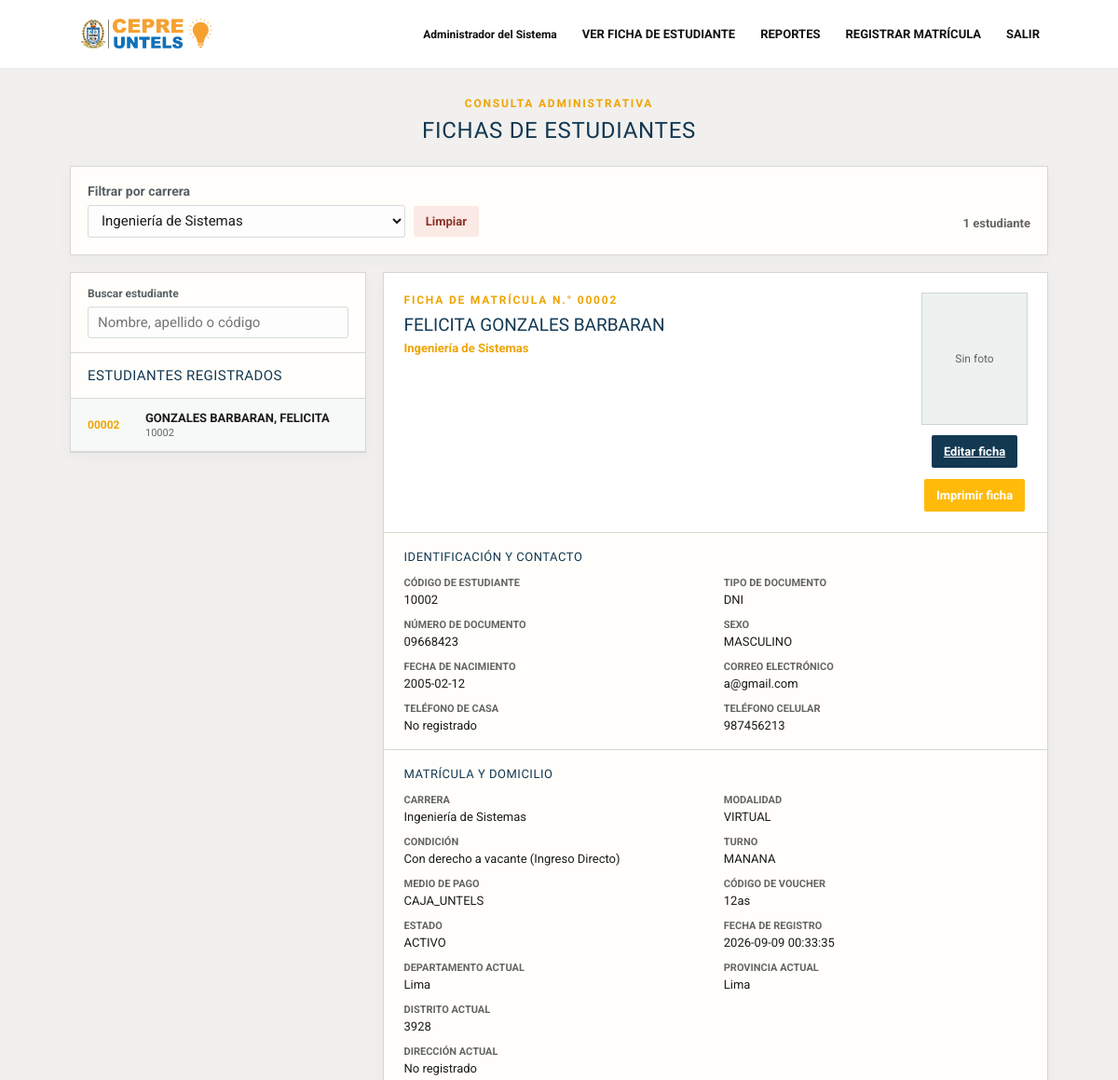
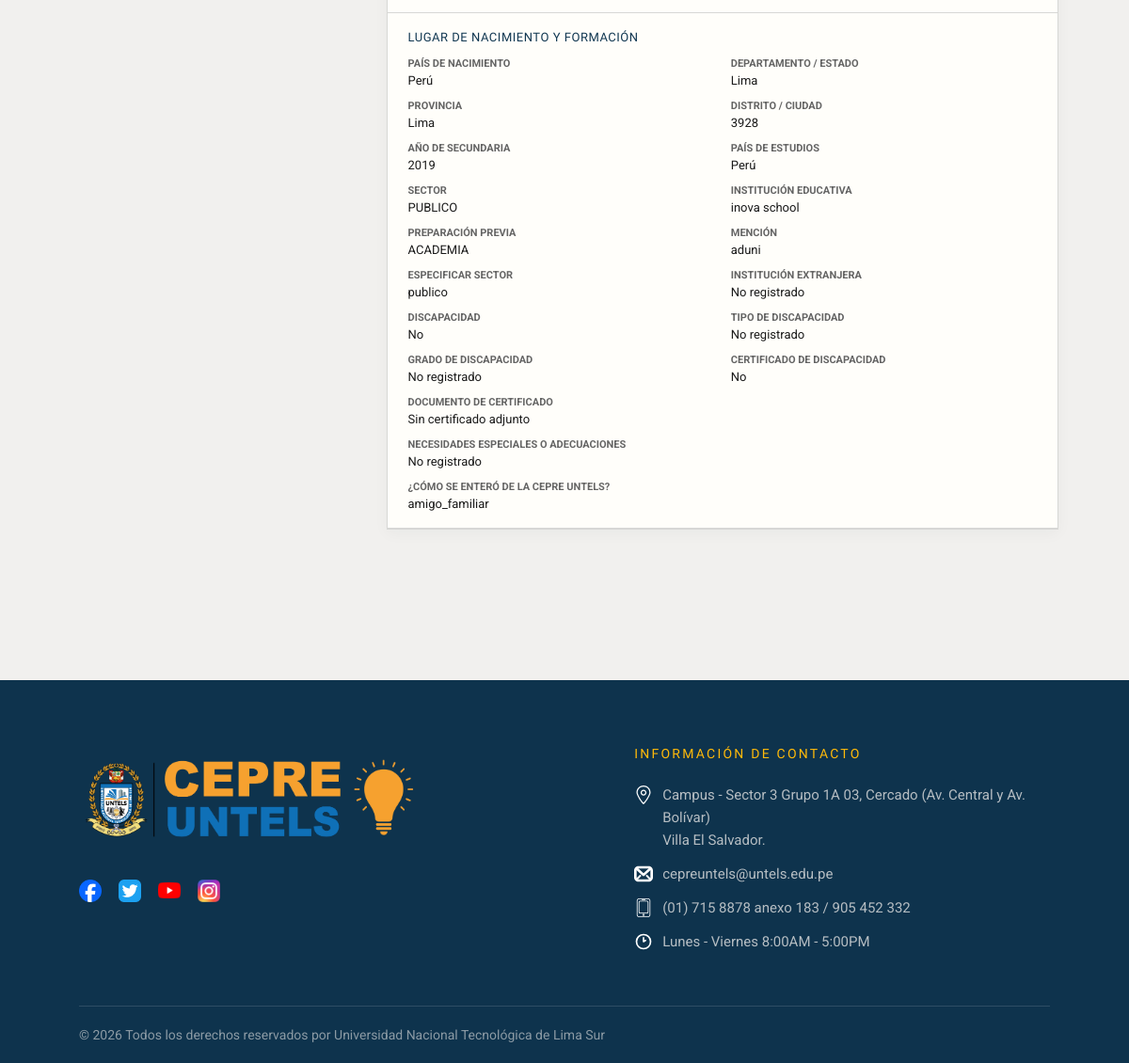
Screenshot of /public/fichas.php?carrera_id=1&matricula_id=2 (signed in) with the database file from the repository (2 pictures, top to bottom).
### tables this page shows
CREATE TABLE `matriculas` (
  `id` bigint(20) UNSIGNED NOT NULL,
  `numero` varchar(30) NOT NULL,
  `estudiante_id` int(11) NOT NULL,
  `periodo_id` smallint(5) UNSIGNED NOT NULL,
  `condicion_id` tinyint(3) UNSIGNED NOT NULL,
  `turno_id` tinyint(3) UNSIGNED NOT NULL,
  `modalidad_clase_id` tinyint(3) UNSIGNED NOT NULL,
  `carrera_id` int(11) NOT NULL,
  `medio_pago` varchar(30) DEFAULT NULL,
  `codigo_voucher` varchar(50) DEFAULT NULL,
  `estado` enum('BORRADOR','PENDIENTE','OBSERVADA','CONFIRMADA','ANULADA') NOT NULL DEFAULT 'BORRADOR',
  `fecha_registro` datetime NOT NULL DEFAULT current_timestamp(),
  `observaciones` varchar(500) DEFAULT NULL
);

CREATE TABLE `estudiantes` (
  `id_estudiante` int(11) NOT NULL,
  `numero_matricula` varchar(10) NOT NULL,
  `codigo_estudiante` varchar(20) DEFAULT NULL,
  `apellido_paterno` varchar(50) NOT NULL,
  `apellido_materno` varchar(50) NOT NULL,
  `nombres` varchar(100) NOT NULL,
  `tipo_documento` enum('DNI','CE','PASAPORTE') DEFAULT 'DNI',
  `numero_documento` varchar(20) NOT NULL,
  `sexo` enum('MASCULINO','FEMENINO') NOT NULL,
  `fecha_nacimiento` date NOT NULL,
  `email` varchar(100) NOT NULL,
  `telefono_casa` varchar(15) DEFAULT NULL,
  `telefono_celular` varchar(15) NOT NULL,
  `pais_actual` varchar(50) DEFAULT NULL,
  `departamento_actual` varchar(50) DEFAULT NULL,
  `provincia_actual` varchar(50) DEFAULT NULL,
  `distrito_actual` varchar(50) DEFAULT NULL,
  `direccion_actual` text DEFAULT NULL,
  `pais_nacimiento` varchar(50) DEFAULT NULL,
  `departamento_nacimiento` varchar(50) DEFAULT NULL,
  `provincia_nacimiento` varchar(50) DEFAULT NULL,
  `distrito_nacimiento` varchar(50) DEFAULT NULL,
  `anio_concluye_secundaria` year(4) DEFAULT NULL,
  `institucion_educativa` varchar(100) DEFAULT NULL,
  `preparacion_anterior` varchar(50) DEFAULT NULL,
  `mencion` varchar(100) DEFAULT NULL,
  `carrera_postula` varchar(100) NOT NULL,
  `tiene_enfermedad` tinyint(1) DEFAULT 0,
  `tratamiento` text DEFAULT NULL,
  `nombre_apoderado` varchar(100) DEFAULT NULL,
  `telefono_apoderado` varchar(15) DEFAULT NULL,
  `como_se_entero` varchar(100) DEFAULT NULL,
  `modalidad` enum('REGULAR','INTENSIVO','SEMIPRESENCIAL') DEFAULT 'REGULAR',
  `condicion` enum('ORDINARIO','EXTRAORDINARIO') DEFAULT 'ORDINARIO',
  `turno` enum('MANANA','TARDE','NOCHE') NOT NULL,
  `estado` enum('ACTIVO','INACTIVO','RETIRADO') DEFAULT 'ACTIVO',
  `fecha_registro` timestamp NOT NULL DEFAULT current_timestamp(),
  `fecha_actualizacion` timestamp NOT NULL DEFAULT current_timestamp() ON UPDATE current_timestamp()
);

CREATE TABLE `carreras` (
  `id_carrera` int(11) NOT NULL,
  `nombre_carrera` varchar(100) NOT NULL,
  `descripcion` text DEFAULT NULL,
  `estado` enum('ACTIVO','INACTIVO') DEFAULT 'ACTIVO',
  `fecha_creacion` timestamp NOT NULL DEFAULT current_timestamp()
);

CREATE TABLE `modalidades_clase` (
  `id` tinyint(3) UNSIGNED NOT NULL,
  `nombre` varchar(30) NOT NULL
);

CREATE TABLE `condiciones_matricula` (
  `id` tinyint(3) UNSIGNED NOT NULL,
  `nombre` varchar(40) NOT NULL
);

CREATE TABLE `turnos` (
  `id` tinyint(3) UNSIGNED NOT NULL,
  `nombre` varchar(30) NOT NULL
);

CREATE TABLE `informacion_academica` (
  `id` bigint(20) UNSIGNED NOT NULL,
  `matricula_id` bigint(20) UNSIGNED NOT NULL,
  `anio_conclusion_secundaria` year(4) NOT NULL,
  `pais` varchar(80) NOT NULL,
  `departamento_ubigeo` char(6) DEFAULT NULL,
  `provincia_ubigeo` char(6) DEFAULT NULL,
  `distrito_ubigeo` char(6) DEFAULT NULL,
  `departamento_extranjero` varchar(120) DEFAULT NULL,
  `provincia_extranjera` varchar(120) DEFAULT NULL,
  `distrito_extranjero` varchar(120) DEFAULT NULL,
  `sector_id` tinyint(3) UNSIGNED DEFAULT NULL,
  `especificar_sector` varchar(120) DEFAULT NULL,
  `nombre_institucion` varchar(150) DEFAULT NULL,
  `nombre_institucion_extranjera` varchar(150) DEFAULT NULL,
  `preparacion_previa_id` tinyint(3) UNSIGNED DEFAULT NULL,
  `mencion` varchar(120) DEFAULT NULL,
  `tiene_discapacidad` tinyint(1) NOT NULL DEFAULT 0,
  `tipo_discapacidad` varchar(30) DEFAULT NULL,
  `otro_tipo_discapacidad` varchar(120) DEFAULT NULL,
  `grado_discapacidad` varchar(20) DEFAULT NULL,
  `necesidades_especiales` varchar(500) DEFAULT NULL,
  `tiene_certificado_discapacidad` tinyint(1) NOT NULL DEFAULT 0,
  `como_se_entero_cepre` varchar(150) DEFAULT NULL
);

CREATE TABLE `sectores` (
  `id` tinyint(3) UNSIGNED NOT NULL,
  `nombre` varchar(60) NOT NULL
);

CREATE TABLE `preparaciones_previas` (
  `id` tinyint(3) UNSIGNED NOT NULL,
  `nombre` varchar(80) NOT NULL
);

### public/fichas.php (the view, shortened to what the rows shown need)
<?php
require_once __DIR__ . '/../app/models/MatriculaModel.php';
$model = new MatriculaModel();
$carreraId = filter_var($_GET['carrera_id'] ?? null, FILTER_VALIDATE_INT, ['options' => ['min_range' => 1]]);
$matriculaId = filter_var($_GET['matricula_id'] ?? null, FILTER_VALIDATE_INT, ['options' => ['min_range' => 1]]);
$carreraSeleccionada = $carreraId !== false && $carreraId !== null;
$estudiantes = $carreraSeleccionada ? $model->listarEstudiantes($carreraId) : [];
$ficha = $matriculaId === false || $matriculaId === null ? null : $model->fichaEstudiante($matriculaId);
function fichaValue(array $ficha, string $key): string
{
    $value = $ficha[$key] ?? null;
    return $value === null || $value === '' ? 'No registrado' : htmlspecialchars((string) $value, ENT_QUOTES, 'UTF-8');
}
?>
<!DOCTYPE html>
<html lang="es">
<head>
    <link rel="stylesheet" href="/cepre_untels/public/css/app.css?v=20260909">
</head>
<body>
    <main class="page-shell">
        <div class="page-heading">
            <h1>FICHAS DE ESTUDIANTES</h1>
        </div>
        <?php if (!$carreraSeleccionada): ?>
            <p class="selection-hint selection-hint--initial">Selecciona un estudiante para ver su ficha completa.</p>
        <?php else: ?>
        <section class="ficha-layout">
            <div class="panel student-list">
                <h2 class="panel-title">Estudiantes registrados</h2>
                <?php if (!$estudiantes): ?>
                    <p class="empty-state">No hay estudiantes registrados para este filtro.</p>
                <?php else: ?>
                    <div class="student-list__items">
                        <?php foreach ($estudiantes as $estudiante): ?>
                            <a class="student-row <?= $ficha !== null && (int) $ficha['matricula_id'] === (int) $estudiante['matricula_id'] ? 'student-row--active' : '' ?>" href="?carrera_id=<?= (int) ($carreraId ?? 0) ?>&matricula_id=<?= (int) $estudiante['matricula_id'] ?>">
                                <span class="student-row__number"><?= htmlspecialchars($estudiante['numero'], ENT_QUOTES, 'UTF-8') ?></span>
                                <span class="student-row__name"><?= htmlspecialchars(trim($estudiante['apellido_paterno'] . ' ' . $estudiante['apellido_materno'] . ', ' . $estudiante['nombres']), ENT_QUOTES, 'UTF-8') ?></span>
                                <small><?= htmlspecialchars((string) ($estudiante['codigo_estudiante'] ?? 'Sin código'), ENT_QUOTES, 'UTF-8') ?></small>
                            </a>
                        <?php endforeach; ?>
                    </div>
                <?php endif; ?>
            </div>
            <?php if ($ficha !== null): ?>
                <article class="panel student-sheet">
                    <div class="sheet-header">
                        <div>
                            <p class="eyebrow">Ficha de matrícula N.° <?= fichaValue($ficha, 'numero') ?></p>
                            <h2><?= fichaValue($ficha, 'nombres') ?> <?= fichaValue($ficha, 'apellido_paterno') ?> <?= fichaValue($ficha, 'apellido_materno') ?></h2>
                            <p class="sheet-subtitle"><?= fichaValue($ficha, 'nombre_carrera') ?></p>
                        </div>
                        <div class="sheet-header__actions">
                            <div class="student-photo-frame">
                                <span>Sin foto</span>
                            </div>
                            <a class="button button--dark" href="/cepre_untels/public/editar.php?matricula_id=<?= (int) $ficha['matricula_id'] ?>">Editar ficha</a>
                            <button class="button button--gold" type="button" onclick="window.print()">Imprimir ficha</button>
                        </div>
                    </div>
                    <div class="sheet-section">
                        <h3>Identificación y contacto</h3>
                        <dl class="detail-grid">
                            <div><dt>Código de estudiante</dt><dd><?= fichaValue($ficha, 'codigo_estudiante') ?></dd></div>
                            <div><dt>Tipo de documento</dt><dd><?= fichaValue($ficha, 'tipo_documento') ?></dd></div>
                            <div><dt>Número de documento</dt><dd><?= fichaValue($ficha, 'numero_documento') ?></dd></div>
                            <div><dt>Sexo</dt><dd><?= fichaValue($ficha, 'sexo') ?></dd></div>
                            <div><dt>Fecha de nacimiento</dt><dd><?= fichaValue($ficha, 'fecha_nacimiento') ?></dd></div>
                            <div><dt>Correo electrónico</dt><dd><?= fichaValue($ficha, 'email') ?></dd></div>
                            <div><dt>Teléfono de casa</dt><dd><?= fichaValue($ficha, 'telefono_casa') ?></dd></div>
                            <div><dt>Teléfono celular</dt><dd><?= fichaValue($ficha, 'telefono_celular') ?></dd></div>
                        </dl>
                    </div>
                    <div class="sheet-section">
                        <h3>Matrícula y domicilio</h3>
                        <dl class="detail-grid">
                            <div><dt>Carrera</dt><dd><?= fichaValue($ficha, 'nombre_carrera') ?></dd></div>
                            <div><dt>Modalidad</dt><dd><?= fichaValue($ficha, 'modalidad_nombre') ?></dd></div>
                            <div><dt>Condición</dt><dd><?= fichaValue($ficha, 'condicion_nombre') ?></dd></div>
                            <div><dt>Turno</dt><dd><?= fichaValue($ficha, 'turno_nombre') ?></dd></div>
                            <div><dt>Medio de pago</dt><dd><?= fichaValue($ficha, 'medio_pago') ?></dd></div>
                            <div><dt>Código de voucher</dt><dd><?= fichaValue($ficha, 'codigo_voucher') ?></dd></div>
                            <div><dt>Estado</dt><dd><?= fichaValue($ficha, 'estado') ?></dd></div>
                            <div><dt>Fecha de registro</dt><dd><?= fichaValue($ficha, 'fecha_registro') ?></dd></div>
                            <div><dt>Departamento actual</dt><dd><?= fichaValue($ficha, 'departamento_actual') ?></dd></div>
                            <div><dt>Provincia actual</dt><dd><?= fichaValue($ficha, 'provincia_actual') ?></dd></div>
                            <div><dt>Distrito actual</dt><dd><?= fichaValue($ficha, 'distrito_actual_nombre') ?></dd></div>
                            <div class="detail-grid__wide"><dt>Dirección actual</dt><dd><?= fichaValue($ficha, 'direccion_actual') ?></dd></div>
                        </dl>
                    </div>
                    <div class="sheet-section">
                        <h3>Lugar de nacimiento y formación</h3>
                        <dl class="detail-grid">
                            <div><dt>País de nacimiento</dt><dd><?= fichaValue($ficha, 'pais_nacimiento') ?></dd></div>
                            <div><dt>Departamento / estado</dt><dd><?= fichaValue($ficha, 'departamento_nacimiento') ?></dd></div>
                            <div><dt>Provincia</dt><dd><?= fichaValue($ficha, 'provincia_nacimiento') ?></dd></div>
                            <div><dt>Distrito / ciudad</dt><dd><?= fichaValue($ficha, 'distrito_nacimiento_nombre') ?></dd></div>
                            <div><dt>Año de secundaria</dt><dd><?= fichaValue($ficha, 'anio_conclusion_secundaria') ?></dd></div>
                            <div><dt>País de estudios</dt><dd><?= fichaValue($ficha, 'pais_estudios') ?></dd></div>
                            <div><dt>Sector</dt><dd><?= fichaValue($ficha, 'sector_nombre') ?></dd></div>
                            <div><dt>Institución educativa</dt><dd><?= fichaValue($ficha, 'nombre_institucion') !== 'No registrado' ? fichaValue($ficha, 'nombre_institucion') : fichaValue($ficha, 'institucion_educativa') ?></dd></div>
                            <div><dt>Preparación previa</dt><dd><?= fichaValue($ficha, 'preparacion_nombre') ?></dd></div>
                            <div><dt>Mención</dt><dd><?= fichaValue($ficha, 'mencion_academica') !== 'No registrado' ? fichaValue($ficha, 'mencion_academica') : fichaValue($ficha, 'mencion') ?></dd></div>
                            <div><dt>Especificar sector</dt><dd><?= fichaValue($ficha, 'especificar_sector') ?></dd></div>
                            <div><dt>Institución extranjera</dt><dd><?= fichaValue($ficha, 'nombre_institucion_extranjera') ?></dd></div>
                            <div><dt>Discapacidad</dt><dd><?= (int) ($ficha['tiene_discapacidad'] ?? 0) === 1 ? 'Sí' : 'No' ?></dd></div>
                            <div><dt>Tipo de discapacidad</dt><dd><?= fichaValue($ficha, 'tipo_discapacidad') !== 'No registrado' ? fichaValue($ficha, 'tipo_discapacidad') : fichaValue($ficha, 'otro_tipo_discapacidad') ?></dd></div>
                            <div><dt>Grado de discapacidad</dt><dd><?= fichaValue($ficha, 'grado_discapacidad') ?></dd></div>
                            <div><dt>Certificado de discapacidad</dt><dd><?= (int) ($ficha['tiene_certificado_discapacidad'] ?? 0) === 1 ? 'Sí' : 'No' ?></dd></div>
                            <div><dt>Documento de certificado</dt><dd><?php if (!empty($ficha['certificado_ruta'])): ?><a class="button button--gold" href="/cepre_untels/public/archivo.php?matricula_id=<?= (int) $ficha['matricula_id'] ?>&tipo=certificado" target="_blank" rel="noopener">Ver certificado</a><?php else: ?>Sin certificado adjunto<?php endif; ?></dd></div>
                            <div class="detail-grid__wide"><dt>Necesidades especiales o adecuaciones</dt><dd><?= fichaValue($ficha, 'necesidades_especiales') ?></dd></div>
                            <div><dt>¿Cómo se enteró de la CEPRE UNTELS?</dt><dd><?= fichaValue($ficha, 'como_se_entero_cepre') ?></dd></div>
                        </dl>
                    </div>
                </article>
            <?php else: ?>
                <p class="selection-hint">Selecciona un estudiante para ver su ficha completa.</p>
            <?php endif; ?>
        </section>
        <?php endif; ?>
    </main>
    <?php require __DIR__ . '/../app/views/partials/site-footer.php'; ?>
</body>
</html>

### rows the page displays
matriculas: numero "00002", estudiante.nombres "GONZALES BARBARAN, FELICITA", estudiante.codigo_estudiante "10002", estudiante.nombres "FELICITA", estudiante.apellido_paterno "GONZALES", estudiante.apellido_materno "BARBARAN", carrera.nombre_carrera "Ingeniería de Sistemas", estudiante.tipo_documento "DNI", estudiante.numero_documento "09668423", estudiante.sexo "MASCULINO", estudiante.fecha_nacimiento "2005-02-12", estudiante.email "a@gmail.com", estudiante.telefono_celular "987456213", modalidad_clase.nombre "VIRTUAL", condicion.nombre "Con derecho a vacante (Ingreso Directo)", turno.nombre "MANANA", medio_pago "CAJA_UNTELS", codigo_voucher "12as", estudiante.estado "ACTIVO", estudiante.fecha_registro "2026-09-09 00:33:35", estudiante.departamento_actual "Lima", estudiante.provincia_actual "Lima", estudiante.pais_nacimiento "Perú", estudiante.departamento_nacimiento "Lima", estudiante.provincia_nacimiento "Lima", informacion_academica.anio_conclusion_secundaria "2019", informacion_academica.pais "Perú", sectores.nombre "PUBLICO", informacion_academica.nombre_institucion "inova school", preparaciones_previas.nombre "ACADEMIA", informacion_academica.mencion "aduni", informacion_academica.especificar_sector "publico", informacion_academica.como_se_entero_cepre "amigo_familiar"

### other values shown
currentUser()['nombre'] "Administrador del Sistema"
count($estudiantes) "1"
fichaValue($ficha, 'telefono_casa') "No registrado"
fichaValue($ficha, 'distrito_actual_nombre') "3928"
fichaValue($ficha, 'direccion_actual') "No registrado"
fichaValue($ficha, 'distrito_nacimiento_nombre') "3928"
fichaValue($ficha, 'nombre_institucion_extranjera') "No registrado"
fichaValue($ficha, 'otro_tipo_discapacidad') "No registrado"
fichaValue($ficha, 'grado_discapacidad') "No registrado"
fichaValue($ficha, 'necesidades_especiales') "No registrado"
form field carrera_id "Ingeniería de Sistemas"
